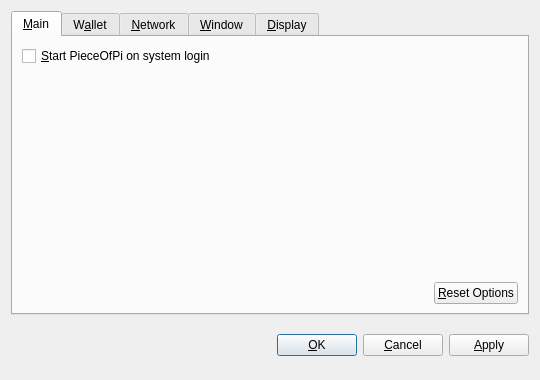
<?xml version="1.0" encoding="UTF-8"?>
<ui version="4.0">
 <class>OptionsDialog</class>
 <widget class="QDialog" name="OptionsDialog">
  <property name="geometry">
   <rect>
    <x>0</x>
    <y>0</y>
    <width>540</width>
    <height>380</height>
   </rect>
  </property>
  <property name="windowTitle">
   <string>Options</string>
  </property>
  <property name="modal">
   <bool>true</bool>
  </property>
  <layout class="QVBoxLayout" name="verticalLayout">
   <item>
    <widget class="QTabWidget" name="tabWidget">
     <property name="tabPosition">
      <enum>QTabWidget::North</enum>
     </property>
     <property name="currentIndex">
      <number>0</number>
     </property>
     <widget class="QWidget" name="tabMain">
      <attribute name="title">
       <string>&amp;Main</string>
      </attribute>
      <layout class="QVBoxLayout" name="verticalLayout_Main">
       <item>
        <widget class="QCheckBox" name="bitcoinAtStartup">
         <property name="toolTip">
          <string>Automatically start PieceOfPi after logging in to the system.</string>
         </property>
         <property name="text">
          <string>&amp;Start PieceOfPi on system login</string>
         </property>
        </widget>
       </item>
       <item>
        <spacer name="verticalSpacer_Main">
         <property name="orientation">
          <enum>Qt::Vertical</enum>
         </property>
         <property name="sizeHint" stdset="0">
          <size>
           <width>20</width>
           <height>40</height>
          </size>
         </property>
        </spacer>
       </item>
       <item>
        <layout class="QHBoxLayout" name="horizontalLayout_2_Main">
         <item>
          <spacer name="horizontalSpacer_2_Main">
           <property name="orientation">
            <enum>Qt::Horizontal</enum>
           </property>
           <property name="sizeHint" stdset="0">
            <size>
             <width>40</width>
             <height>20</height>
            </size>
           </property>
          </spacer>
         </item>
         <item>
          <widget class="QPushButton" name="resetButton">
           <property name="toolTip">
            <string>Reset all client options to default.</string>
           </property>
           <property name="text">
            <string>&amp;Reset Options</string>
           </property>
           <property name="autoDefault">
            <bool>false</bool>
           </property>
          </widget>
         </item>
        </layout>
       </item>
      </layout>
     </widget>
     <widget class="QWidget" name="tabWallet">
      <attribute name="title">
       <string>W&amp;allet</string>
      </attribute>
      <layout class="QVBoxLayout" name="verticalLayout_Network">
       <item>
        <widget class="QLabel" name="transactionFeeInfoLabel">
         <property name="text">
          <string>Optional transaction fee per kB that helps make sure your transactions are processed quickly. Most transactions are 1 kB.</string>
         </property>
         <property name="textFormat">
          <enum>Qt::PlainText</enum>
         </property>
         <property name="wordWrap">
          <bool>true</bool>
         </property>
        </widget>
       </item>
       <item>
        <layout class="QHBoxLayout" name="horizontalLayout_1_Main">
         <item>
          <widget class="QLabel" name="transactionFeeLabel">
           <property name="text">
            <string>Pay transaction &amp;fee</string>
           </property>
           <property name="textFormat">
            <enum>Qt::PlainText</enum>
           </property>
           <property name="buddy">
            <cstring>transactionFee</cstring>
           </property>
          </widget>
         </item>
         <item>
          <widget class="BitcoinAmountField" name="transactionFee"/>
         </item>
         <item>
          <spacer name="horizontalSpacer_1_Main">
           <property name="orientation">
            <enum>Qt::Horizontal</enum>
           </property>
           <property name="sizeHint" stdset="0">
            <size>
             <width>40</width>
             <height>20</height>
            </size>
           </property>
          </spacer>
         </item>
        </layout>
       </item>
       <item>
        <widget class="QLabel" name="label">
         <property name="text">
          <string>If you disable the spending of unconfirmed change, the change from a transaction cannot be used until that transaction has at least one confirmation. This also affects how your balance is computed.</string>
         </property>
         <property name="wordWrap">
          <bool>true</bool>
         </property>
        </widget>
       </item>
       <item>
        <widget class="QCheckBox" name="spendZeroConfChange">
         <property name="text">
          <string>Spend unconfirmed change  (experts only)</string>
         </property>
        </widget>
       </item>
       <item>
        <spacer name="verticalSpacer">
         <property name="orientation">
          <enum>Qt::Vertical</enum>
         </property>
         <property name="sizeHint" stdset="0">
          <size>
           <width>20</width>
           <height>40</height>
          </size>
         </property>
        </spacer>
       </item>
      </layout>
     </widget>
     <widget class="QWidget" name="tabNetwork">
      <attribute name="title">
       <string>&amp;Network</string>
      </attribute>
      <layout class="QVBoxLayout" name="verticalLayout_Network">
       <item>
        <widget class="QCheckBox" name="mapPortUpnp">
         <property name="toolTip">
          <string>Automatically open the PieceOfPi client port on the router. This only works when your router supports UPnP and it is enabled.</string>
         </property>
         <property name="text">
          <string>Map port using &amp;UPnP</string>
         </property>
        </widget>
       </item>
       <item>
        <widget class="QCheckBox" name="connectSocks">
         <property name="toolTip">
          <string>Connect to the PieceOfPi network through a SOCKS proxy (e.g. when connecting through Tor).</string>
         </property>
         <property name="text">
          <string>&amp;Connect through SOCKS proxy:</string>
         </property>
        </widget>
       </item>
       <item>
        <layout class="QHBoxLayout" name="horizontalLayout_Network">
         <item>
          <widget class="QLabel" name="proxyIpLabel">
           <property name="text">
            <string>Proxy &amp;IP:</string>
           </property>
           <property name="textFormat">
            <enum>Qt::PlainText</enum>
           </property>
           <property name="buddy">
            <cstring>proxyIp</cstring>
           </property>
          </widget>
         </item>
         <item>
          <widget class="QValidatedLineEdit" name="proxyIp">
           <property name="maximumSize">
            <size>
             <width>140</width>
             <height>16777215</height>
            </size>
           </property>
           <property name="toolTip">
            <string>IP address of the proxy (e.g. 127.0.0.1)</string>
           </property>
          </widget>
         </item>
         <item>
          <widget class="QLabel" name="proxyPortLabel">
           <property name="text">
            <string>&amp;Port:</string>
           </property>
           <property name="textFormat">
            <enum>Qt::PlainText</enum>
           </property>
           <property name="buddy">
            <cstring>proxyPort</cstring>
           </property>
          </widget>
         </item>
         <item>
          <widget class="QLineEdit" name="proxyPort">
           <property name="maximumSize">
            <size>
             <width>55</width>
             <height>16777215</height>
            </size>
           </property>
           <property name="toolTip">
            <string>Port of the proxy (e.g. 9050)</string>
           </property>
          </widget>
         </item>
         <item>
          <widget class="QLabel" name="socksVersionLabel">
           <property name="text">
            <string>SOCKS &amp;Version:</string>
           </property>
           <property name="textFormat">
            <enum>Qt::PlainText</enum>
           </property>
           <property name="buddy">
            <cstring>socksVersion</cstring>
           </property>
          </widget>
         </item>
         <item>
          <widget class="QValueComboBox" name="socksVersion">
           <property name="toolTip">
            <string>SOCKS version of the proxy (e.g. 5)</string>
           </property>
          </widget>
         </item>
         <item>
          <spacer name="horizontalSpacer_Network">
           <property name="orientation">
            <enum>Qt::Horizontal</enum>
           </property>
           <property name="sizeHint" stdset="0">
            <size>
             <width>40</width>
             <height>20</height>
            </size>
           </property>
          </spacer>
         </item>
        </layout>
       </item>
       <item>
        <spacer name="verticalSpacer_Network">
         <property name="orientation">
          <enum>Qt::Vertical</enum>
         </property>
         <property name="sizeHint" stdset="0">
          <size>
           <width>20</width>
           <height>40</height>
          </size>
         </property>
        </spacer>
       </item>
      </layout>
     </widget>
     <widget class="QWidget" name="tabWindow">
      <attribute name="title">
       <string>&amp;Window</string>
      </attribute>
      <layout class="QVBoxLayout" name="verticalLayout_Window">
       <item>
        <widget class="QCheckBox" name="minimizeToTray">
         <property name="toolTip">
          <string>Show only a tray icon after minimizing the window.</string>
         </property>
         <property name="text">
          <string>&amp;Minimize to the tray instead of the taskbar</string>
         </property>
        </widget>
       </item>
       <item>
        <widget class="QCheckBox" name="minimizeOnClose">
         <property name="toolTip">
          <string>Minimize instead of exit the application when the window is closed. When this option is enabled, the application will be closed only after selecting Quit in the menu.</string>
         </property>
         <property name="text">
          <string>M&amp;inimize on close</string>
         </property>
        </widget>
       </item>
       <item>
        <spacer name="verticalSpacer_Window">
         <property name="orientation">
          <enum>Qt::Vertical</enum>
         </property>
         <property name="sizeHint" stdset="0">
          <size>
           <width>20</width>
           <height>40</height>
          </size>
         </property>
        </spacer>
       </item>
      </layout>
     </widget>
     <widget class="QWidget" name="tabDisplay">
      <attribute name="title">
       <string>&amp;Display</string>
      </attribute>
      <layout class="QVBoxLayout" name="verticalLayout_Display">
       <item>
        <layout class="QHBoxLayout" name="horizontalLayout_1_Display">
         <item>
          <widget class="QLabel" name="langLabel">
           <property name="text">
            <string>User Interface &amp;language:</string>
           </property>
           <property name="textFormat">
            <enum>Qt::PlainText</enum>
           </property>
           <property name="buddy">
            <cstring>lang</cstring>
           </property>
          </widget>
         </item>
         <item>
          <widget class="QValueComboBox" name="lang">
           <property name="toolTip">
            <string>The user interface language can be set here. This setting will take effect after restarting PieceOfPi.</string>
           </property>
          </widget>
         </item>
        </layout>
       </item>
       <item>
        <layout class="QHBoxLayout" name="horizontalLayout_2_Display">
         <item>
          <widget class="QLabel" name="unitLabel">
           <property name="text">
            <string>&amp;Unit to show amounts in:</string>
           </property>
           <property name="textFormat">
            <enum>Qt::PlainText</enum>
           </property>
           <property name="buddy">
            <cstring>unit</cstring>
           </property>
          </widget>
         </item>
         <item>
          <widget class="QValueComboBox" name="unit">
           <property name="toolTip">
            <string>Choose the default subdivision unit to show in the interface and when sending coins.</string>
           </property>
          </widget>
         </item>
        </layout>
       </item>
       <item>
        <widget class="QCheckBox" name="displayAddresses">
         <property name="toolTip">
          <string>Whether to show PieceOfPi addresses in the transaction list or not.</string>
         </property>
         <property name="text">
          <string>&amp;Display addresses in transaction list</string>
         </property>
        </widget>
       </item>
       <item>
        <widget class="QCheckBox" name="coinControlFeatures">
         <property name="toolTip">
          <string>Whether to show coin control features or not.</string>
         </property>
         <property name="text">
          <string>Display coin &amp;control features (experts only!)</string>
         </property>
        </widget>
       </item>
       <item>
        <spacer name="verticalSpacer_Display">
         <property name="orientation">
          <enum>Qt::Vertical</enum>
         </property>
         <property name="sizeHint" stdset="0">
          <size>
           <width>20</width>
           <height>40</height>
          </size>
         </property>
        </spacer>
       </item>
      </layout>
     </widget>
    </widget>
   </item>
   <item>
    <layout class="QHBoxLayout" name="horizontalLayout_Buttons">
     <item>
      <spacer name="horizontalSpacer_1">
       <property name="orientation">
        <enum>Qt::Horizontal</enum>
       </property>
       <property name="sizeHint" stdset="0">
        <size>
         <width>40</width>
         <height>48</height>
        </size>
       </property>
      </spacer>
     </item>
     <item>
      <widget class="QLabel" name="statusLabel">
       <property name="font">
        <font>
         <weight>75</weight>
         <bold>true</bold>
        </font>
       </property>
       <property name="text">
        <string/>
       </property>
       <property name="textFormat">
        <enum>Qt::PlainText</enum>
       </property>
       <property name="wordWrap">
        <bool>true</bool>
       </property>
      </widget>
     </item>
     <item>
      <spacer name="horizontalSpacer_2">
       <property name="orientation">
        <enum>Qt::Horizontal</enum>
       </property>
       <property name="sizeHint" stdset="0">
        <size>
         <width>40</width>
         <height>48</height>
        </size>
       </property>
      </spacer>
     </item>
     <item>
      <widget class="QPushButton" name="okButton">
       <property name="text">
        <string>&amp;OK</string>
       </property>
      </widget>
     </item>
     <item>
      <widget class="QPushButton" name="cancelButton">
       <property name="text">
        <string>&amp;Cancel</string>
       </property>
       <property name="autoDefault">
        <bool>false</bool>
       </property>
      </widget>
     </item>
     <item>
      <widget class="QPushButton" name="applyButton">
       <property name="text">
        <string>&amp;Apply</string>
       </property>
       <property name="autoDefault">
        <bool>false</bool>
       </property>
      </widget>
     </item>
    </layout>
   </item>
  </layout>
 </widget>
 <customwidgets>
  <customwidget>
   <class>BitcoinAmountField</class>
   <extends>QSpinBox</extends>
   <header>bitcoinamountfield.h</header>
  </customwidget>
  <customwidget>
   <class>QValueComboBox</class>
   <extends>QComboBox</extends>
   <header>qvaluecombobox.h</header>
  </customwidget>
  <customwidget>
   <class>QValidatedLineEdit</class>
   <extends>QLineEdit</extends>
   <header>qvalidatedlineedit.h</header>
  </customwidget>
 </customwidgets>
 <resources/>
 <connections/>
</ui>
